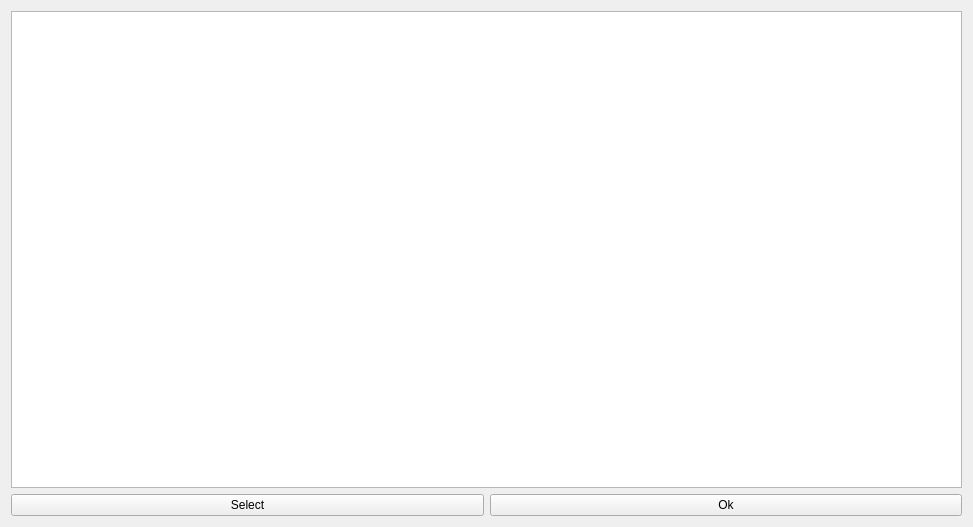
<?xml version="1.0" encoding="UTF-8"?>
<ui version="4.0">
 <class>MainWindow</class>
 <widget class="QWidget" name="MainWindow">
  <property name="geometry">
   <rect>
    <x>0</x>
    <y>0</y>
    <width>973</width>
    <height>527</height>
   </rect>
  </property>
  <property name="windowTitle">
   <string>MainWindow</string>
  </property>
  <layout class="QVBoxLayout" name="verticalLayout">
   <item>
    <widget class="QTableView" name="m_tableView"/>
   </item>
   <item>
    <layout class="QHBoxLayout" name="horizontalLayout">
     <item>
      <widget class="QPushButton" name="m_pushButtonSelect">
       <property name="text">
        <string>Select</string>
       </property>
      </widget>
     </item>
     <item>
      <widget class="QPushButton" name="m_pushButtonOk">
       <property name="text">
        <string>Ok</string>
       </property>
      </widget>
     </item>
    </layout>
   </item>
  </layout>
 </widget>
 <layoutdefault spacing="6" margin="11"/>
 <resources/>
 <connections/>
</ui>
